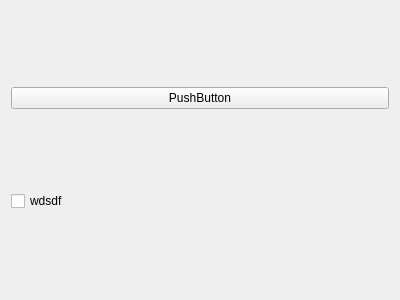
<?xml version="1.0" encoding="UTF-8"?>
<ui version="4.0">
 <class>Form</class>
 <widget class="QWidget" name="Form">
  <property name="geometry">
   <rect>
    <x>0</x>
    <y>0</y>
    <width>400</width>
    <height>300</height>
   </rect>
  </property>
  <property name="windowTitle">
   <string>Form</string>
  </property>
  <layout class="QVBoxLayout" name="verticalLayout">
   <item>
    <widget class="QPushButton" name="pushButton">
     <property name="text">
      <string>PushButton</string>
     </property>
    </widget>
   </item>
   <item>
    <widget class="QCheckBox" name="checkBox">
     <property name="text">
      <string>wdsdf</string>
     </property>
    </widget>
   </item>
  </layout>
 </widget>
 <resources/>
 <connections/>
</ui>
